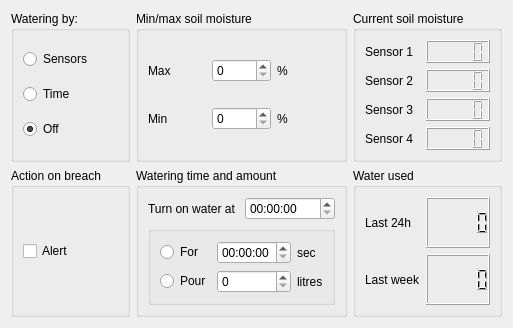
              <widget class="QWidget" name="tab_7">
               <attribute name="title">
                <string>Watering</string>
               </attribute>
               <layout class="QHBoxLayout" name="horizontalLayout_19">
                <item>
                 <layout class="QGridLayout" name="gridLayout_14">
                  <item row="0" column="2">
                   <widget class="QGroupBox" name="groupBox_19">
                    <property name="title">
                     <string>Current soil moisture</string>
                    </property>
                    <layout class="QHBoxLayout" name="horizontalLayout_22">
                     <item>
                      <layout class="QGridLayout" name="gridLayout_26">
                       <item row="2" column="0">
                        <widget class="QLabel" name="label_40">
                         <property name="text">
                          <string>Sensor 3</string>
                         </property>
                        </widget>
                       </item>
                       <item row="1" column="1">
                        <widget class="QLCDNumber" name="lcdNumber_10"/>
                       </item>
                       <item row="3" column="1">
                        <widget class="QLCDNumber" name="lcdNumber_12"/>
                       </item>
                       <item row="1" column="0">
                        <widget class="QLabel" name="label_39">
                         <property name="text">
                          <string>Sensor 2</string>
                         </property>
                        </widget>
                       </item>
                       <item row="3" column="0">
                        <widget class="QLabel" name="label_41">
                         <property name="text">
                          <string>Sensor 4</string>
                         </property>
                        </widget>
                       </item>
                       <item row="2" column="1">
                        <widget class="QLCDNumber" name="lcdNumber_11"/>
                       </item>
                       <item row="0" column="0">
                        <widget class="QLabel" name="label_38">
                         <property name="text">
                          <string>Sensor 1</string>
                         </property>
                        </widget>
                       </item>
                       <item row="0" column="1">
                        <widget class="QLCDNumber" name="lcdNumber_9"/>
                       </item>
                      </layout>
                     </item>
                    </layout>
                   </widget>
                  </item>
                  <item row="0" column="0">
                   <widget class="QGroupBox" name="groupBox_14">
                    <property name="title">
                     <string>Watering by:</string>
                    </property>
                    <layout class="QHBoxLayout" name="horizontalLayout_13">
                     <item>
                      <layout class="QGridLayout" name="gridLayout_15">
                       <item row="1" column="0">
                        <widget class="QRadioButton" name="water_trigers_time">
                         <property name="text">
                          <string>Time</string>
                         </property>
                        </widget>
                       </item>
                       <item row="0" column="0">
                        <widget class="QRadioButton" name="water_trigers_sensors">
                         <property name="text">
                          <string>Sensors</string>
                         </property>
                        </widget>
                       </item>
                       <item row="2" column="0">
                        <widget class="QRadioButton" name="water_trigers_off">
                         <property name="text">
                          <string>Off</string>
                         </property>
                         <property name="checked">
                          <bool>true</bool>
                         </property>
                        </widget>
                       </item>
                      </layout>
                     </item>
                    </layout>
                   </widget>
                  </item>
                  <item row="2" column="2">
                   <widget class="QGroupBox" name="groupBox_29">
                    <property name="title">
                     <string>Water used</string>
                    </property>
                    <layout class="QHBoxLayout" name="horizontalLayout_47">
                     <item>
                      <layout class="QGridLayout" name="gridLayout_30">
                       <item row="0" column="0">
                        <widget class="QLabel" name="label_67">
                         <property name="text">
                          <string>Last 24h</string>
                         </property>
                        </widget>
                       </item>
                       <item row="1" column="0">
                        <widget class="QLabel" name="label_68">
                         <property name="text">
                          <string>Last week</string>
                         </property>
                        </widget>
                       </item>
                       <item row="0" column="1">
                        <widget class="QLCDNumber" name="lcdNumber_16"/>
                       </item>
                       <item row="1" column="1">
                        <widget class="QLCDNumber" name="lcdNumber_17"/>
                       </item>
                      </layout>
                     </item>
                    </layout>
                   </widget>
                  </item>
                  <item row="0" column="1">
                   <widget class="QGroupBox" name="groupBox_16">
                    <property name="title">
                     <string>Min/max soil moisture</string>
                    </property>
                    <layout class="QHBoxLayout" name="horizontalLayout_18">
                     <item>
                      <layout class="QGridLayout" name="gridLayout_18">
                       <item row="0" column="0">
                        <widget class="QLabel" name="label_20">
                         <property name="text">
                          <string>Max</string>
                         </property>
                        </widget>
                       </item>
                       <item row="1" column="0">
                        <widget class="QLabel" name="label_21">
                         <property name="text">
                          <string>Min</string>
                         </property>
                        </widget>
                       </item>
                       <item row="1" column="1">
                        <widget class="QSpinBox" name="water_soil_moisture_min"/>
                       </item>
                       <item row="1" column="2">
                        <widget class="QLabel" name="label_23">
                         <property name="text">
                          <string>%</string>
                         </property>
                        </widget>
                       </item>
                       <item row="0" column="1">
                        <widget class="QSpinBox" name="water_soil_moisture_max"/>
                       </item>
                       <item row="0" column="2">
                        <widget class="QLabel" name="label_22">
                         <property name="text">
                          <string>%</string>
                         </property>
                        </widget>
                       </item>
                      </layout>
                     </item>
                    </layout>
                   </widget>
                  </item>
                  <item row="2" column="1">
                   <widget class="QGroupBox" name="groupBox_15">
                    <property name="title">
                     <string>Watering time and amount</string>
                    </property>
                    <layout class="QHBoxLayout" name="horizontalLayout_20">
                     <item>
                      <layout class="QGridLayout" name="gridLayout_22">
                       <item row="0" column="1">
                        <layout class="QHBoxLayout" name="horizontalLayout_37">
                         <item>
                          <widget class="QLabel" name="label_24">
                           <property name="text">
                            <string>Turn on water at</string>
                           </property>
                          </widget>
                         </item>
                         <item>
                          <widget class="QTimeEdit" name="water_time_of_watering"/>
                         </item>
                        </layout>
                       </item>
                       <item row="1" column="1">
                        <widget class="QGroupBox" name="groupBox_33">
                         <property name="title">
                          <string/>
                         </property>
                         <layout class="QHBoxLayout" name="horizontalLayout_61">
                          <item>
                           <layout class="QGridLayout" name="gridLayout_33">
                            <item row="0" column="0">
                             <widget class="QRadioButton" name="water_bool_period">
                              <property name="text">
                               <string>For</string>
                              </property>
                             </widget>
                            </item>
                            <item row="0" column="2">
                             <widget class="QLabel" name="label_25">
                              <property name="text">
                               <string>sec</string>
                              </property>
                             </widget>
                            </item>
                            <item row="1" column="0">
                             <widget class="QRadioButton" name="water_bool_amount">
                              <property name="text">
                               <string>Pour</string>
                              </property>
                             </widget>
                            </item>
                            <item row="1" column="1">
                             <widget class="QSpinBox" name="water_amount"/>
                            </item>
                            <item row="1" column="2">
                             <widget class="QLabel" name="label_60">
                              <property name="text">
                               <string>litres</string>
                              </property>
                             </widget>
                            </item>
                            <item row="0" column="1">
                             <widget class="QTimeEdit" name="water_time_watering_duration"/>
                            </item>
                           </layout>
                          </item>
                         </layout>
                        </widget>
                       </item>
                      </layout>
                     </item>
                    </layout>
                   </widget>
                  </item>
                  <item row="2" column="0">
                   <widget class="QGroupBox" name="groupBox_17">
                    <property name="title">
                     <string>Action on breach</string>
                    </property>
                    <layout class="QHBoxLayout" name="horizontalLayout_21">
                     <item>
                      <layout class="QVBoxLayout" name="verticalLayout_8">
                       <item>
                        <widget class="QCheckBox" name="water_bool_alert">
                         <property name="text">
                          <string>Alert</string>
                         </property>
                        </widget>
                       </item>
                      </layout>
                     </item>
                    </layout>
                   </widget>
                  </item>
                 </layout>
                </item>
               </layout>
              </widget>
